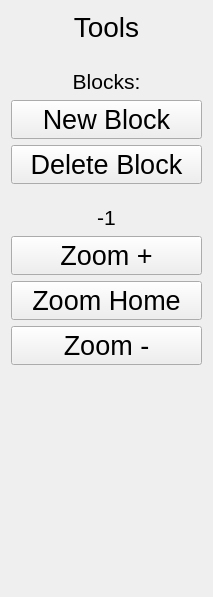
<?xml version="1.0" encoding="UTF-8"?>
<ui version="4.0">
 <class>ToolsPalette</class>
 <widget class="QWidget" name="ToolsPalette">
  <property name="geometry">
   <rect>
    <x>0</x>
    <y>0</y>
    <width>213</width>
    <height>597</height>
   </rect>
  </property>
  <property name="sizePolicy">
   <sizepolicy hsizetype="MinimumExpanding" vsizetype="Expanding">
    <horstretch>0</horstretch>
    <verstretch>0</verstretch>
   </sizepolicy>
  </property>
  <property name="minimumSize">
   <size>
    <width>0</width>
    <height>0</height>
   </size>
  </property>
  <property name="windowTitle">
   <string>Form</string>
  </property>
  <layout class="QVBoxLayout" name="verticalLayout_4">
   <item>
    <widget class="QLabel" name="labelTitle">
     <property name="font">
      <font>
       <pointsize>21</pointsize>
      </font>
     </property>
     <property name="text">
      <string>Tools</string>
     </property>
     <property name="alignment">
      <set>Qt::AlignCenter</set>
     </property>
     <property name="margin">
      <number>8</number>
     </property>
    </widget>
   </item>
   <item>
    <spacer name="verticalSpacer">
     <property name="orientation">
      <enum>Qt::Vertical</enum>
     </property>
     <property name="sizeType">
      <enum>QSizePolicy::Minimum</enum>
     </property>
     <property name="sizeHint" stdset="0">
      <size>
       <width>20</width>
       <height>20</height>
      </size>
     </property>
    </spacer>
   </item>
   <item>
    <layout class="QVBoxLayout" name="verticalLayout_3">
     <item>
      <widget class="QLabel" name="labelMenu">
       <property name="font">
        <font>
         <pointsize>16</pointsize>
        </font>
       </property>
       <property name="text">
        <string>Blocks:</string>
       </property>
       <property name="alignment">
        <set>Qt::AlignCenter</set>
       </property>
       <property name="margin">
        <number>15</number>
       </property>
      </widget>
     </item>
     <item>
      <widget class="QPushButton" name="btnAddNewNode">
       <property name="sizePolicy">
        <sizepolicy hsizetype="Minimum" vsizetype="Fixed">
         <horstretch>0</horstretch>
         <verstretch>0</verstretch>
        </sizepolicy>
       </property>
       <property name="font">
        <font>
         <pointsize>20</pointsize>
        </font>
       </property>
       <property name="cursor">
        <cursorShape>PointingHandCursor</cursorShape>
       </property>
       <property name="contextMenuPolicy">
        <enum>Qt::DefaultContextMenu</enum>
       </property>
       <property name="toolTipDuration">
        <number>-1</number>
       </property>
       <property name="layoutDirection">
        <enum>Qt::LeftToRight</enum>
       </property>
       <property name="autoFillBackground">
        <bool>false</bool>
       </property>
       <property name="text">
        <string>New Block</string>
       </property>
       <property name="autoDefault">
        <bool>false</bool>
       </property>
      </widget>
     </item>
     <item>
      <widget class="QPushButton" name="btnDeleteBlock">
       <property name="sizePolicy">
        <sizepolicy hsizetype="Minimum" vsizetype="Fixed">
         <horstretch>0</horstretch>
         <verstretch>0</verstretch>
        </sizepolicy>
       </property>
       <property name="font">
        <font>
         <pointsize>20</pointsize>
        </font>
       </property>
       <property name="cursor">
        <cursorShape>PointingHandCursor</cursorShape>
       </property>
       <property name="contextMenuPolicy">
        <enum>Qt::DefaultContextMenu</enum>
       </property>
       <property name="toolTipDuration">
        <number>-1</number>
       </property>
       <property name="layoutDirection">
        <enum>Qt::LeftToRight</enum>
       </property>
       <property name="autoFillBackground">
        <bool>false</bool>
       </property>
       <property name="text">
        <string>Delete Block</string>
       </property>
       <property name="autoDefault">
        <bool>false</bool>
       </property>
      </widget>
     </item>
    </layout>
   </item>
   <item>
    <spacer name="verticalSpacer_2">
     <property name="orientation">
      <enum>Qt::Vertical</enum>
     </property>
     <property name="sizeType">
      <enum>QSizePolicy::Minimum</enum>
     </property>
     <property name="sizeHint" stdset="0">
      <size>
       <width>15</width>
       <height>15</height>
      </size>
     </property>
    </spacer>
   </item>
   <item>
    <layout class="QVBoxLayout" name="verticalLayout">
     <item>
      <widget class="QLabel" name="labelScale">
       <property name="font">
        <font>
         <pointsize>16</pointsize>
        </font>
       </property>
       <property name="text">
        <string>-1</string>
       </property>
       <property name="alignment">
        <set>Qt::AlignCenter</set>
       </property>
       <property name="margin">
        <number>15</number>
       </property>
      </widget>
     </item>
     <item>
      <widget class="QPushButton" name="btnZoomPlus">
       <property name="sizePolicy">
        <sizepolicy hsizetype="Minimum" vsizetype="Fixed">
         <horstretch>0</horstretch>
         <verstretch>0</verstretch>
        </sizepolicy>
       </property>
       <property name="font">
        <font>
         <pointsize>20</pointsize>
        </font>
       </property>
       <property name="cursor">
        <cursorShape>PointingHandCursor</cursorShape>
       </property>
       <property name="contextMenuPolicy">
        <enum>Qt::DefaultContextMenu</enum>
       </property>
       <property name="toolTipDuration">
        <number>-1</number>
       </property>
       <property name="layoutDirection">
        <enum>Qt::LeftToRight</enum>
       </property>
       <property name="autoFillBackground">
        <bool>false</bool>
       </property>
       <property name="text">
        <string>Zoom +</string>
       </property>
       <property name="autoDefault">
        <bool>false</bool>
       </property>
      </widget>
     </item>
     <item>
      <widget class="QPushButton" name="btnZoomHome">
       <property name="sizePolicy">
        <sizepolicy hsizetype="Minimum" vsizetype="Fixed">
         <horstretch>0</horstretch>
         <verstretch>0</verstretch>
        </sizepolicy>
       </property>
       <property name="font">
        <font>
         <pointsize>20</pointsize>
        </font>
       </property>
       <property name="cursor">
        <cursorShape>PointingHandCursor</cursorShape>
       </property>
       <property name="contextMenuPolicy">
        <enum>Qt::DefaultContextMenu</enum>
       </property>
       <property name="toolTipDuration">
        <number>-1</number>
       </property>
       <property name="layoutDirection">
        <enum>Qt::LeftToRight</enum>
       </property>
       <property name="autoFillBackground">
        <bool>false</bool>
       </property>
       <property name="text">
        <string>Zoom Home</string>
       </property>
       <property name="autoDefault">
        <bool>false</bool>
       </property>
      </widget>
     </item>
     <item>
      <widget class="QPushButton" name="btnZoomMinus">
       <property name="sizePolicy">
        <sizepolicy hsizetype="Minimum" vsizetype="Fixed">
         <horstretch>0</horstretch>
         <verstretch>0</verstretch>
        </sizepolicy>
       </property>
       <property name="font">
        <font>
         <pointsize>20</pointsize>
        </font>
       </property>
       <property name="cursor">
        <cursorShape>PointingHandCursor</cursorShape>
       </property>
       <property name="contextMenuPolicy">
        <enum>Qt::DefaultContextMenu</enum>
       </property>
       <property name="toolTipDuration">
        <number>-1</number>
       </property>
       <property name="layoutDirection">
        <enum>Qt::LeftToRight</enum>
       </property>
       <property name="autoFillBackground">
        <bool>false</bool>
       </property>
       <property name="text">
        <string>Zoom -</string>
       </property>
       <property name="autoDefault">
        <bool>false</bool>
       </property>
      </widget>
     </item>
    </layout>
   </item>
   <item>
    <spacer name="verticalSpacer_3">
     <property name="orientation">
      <enum>Qt::Vertical</enum>
     </property>
     <property name="sizeHint" stdset="0">
      <size>
       <width>20</width>
       <height>40</height>
      </size>
     </property>
    </spacer>
   </item>
  </layout>
 </widget>
 <resources/>
 <connections/>
</ui>
